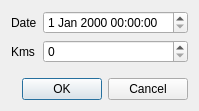
<?xml version="1.0" encoding="UTF-8"?>
<ui version="4.0">
 <class>DlgUpdateKms</class>
 <widget class="QDialog" name="DlgUpdateKms">
  <property name="geometry">
   <rect>
    <x>0</x>
    <y>0</y>
    <width>198</width>
    <height>111</height>
   </rect>
  </property>
  <property name="windowTitle">
   <string>Update kms</string>
  </property>
  <property name="windowIcon">
   <iconset resource="resources.qrc">
    <normaloff>:/img/car15.png</normaloff>:/img/car15.png</iconset>
  </property>
  <layout class="QVBoxLayout" name="verticalLayout">
   <item>
    <layout class="QFormLayout" name="formLayout">
     <item row="0" column="0">
      <widget class="QLabel" name="label">
       <property name="text">
        <string>Date</string>
       </property>
      </widget>
     </item>
     <item row="0" column="1">
      <widget class="QDateTimeEdit" name="date"/>
     </item>
     <item row="1" column="0">
      <widget class="QLabel" name="label_2">
       <property name="text">
        <string>Kms</string>
       </property>
      </widget>
     </item>
     <item row="1" column="1">
      <widget class="QSpinBox" name="spinKms"/>
     </item>
    </layout>
   </item>
   <item>
    <widget class="QDialogButtonBox" name="buttonBox">
     <property name="orientation">
      <enum>Qt::Horizontal</enum>
     </property>
     <property name="standardButtons">
      <set>QDialogButtonBox::Cancel|QDialogButtonBox::Ok</set>
     </property>
    </widget>
   </item>
  </layout>
 </widget>
 <resources>
  <include location="resources.qrc"/>
 </resources>
 <connections>
  <connection>
   <sender>buttonBox</sender>
   <signal>accepted()</signal>
   <receiver>DlgUpdateKms</receiver>
   <slot>accept()</slot>
   <hints>
    <hint type="sourcelabel">
     <x>248</x>
     <y>254</y>
    </hint>
    <hint type="destinationlabel">
     <x>157</x>
     <y>274</y>
    </hint>
   </hints>
  </connection>
  <connection>
   <sender>buttonBox</sender>
   <signal>rejected()</signal>
   <receiver>DlgUpdateKms</receiver>
   <slot>reject()</slot>
   <hints>
    <hint type="sourcelabel">
     <x>316</x>
     <y>260</y>
    </hint>
    <hint type="destinationlabel">
     <x>286</x>
     <y>274</y>
    </hint>
   </hints>
  </connection>
 </connections>
</ui>
